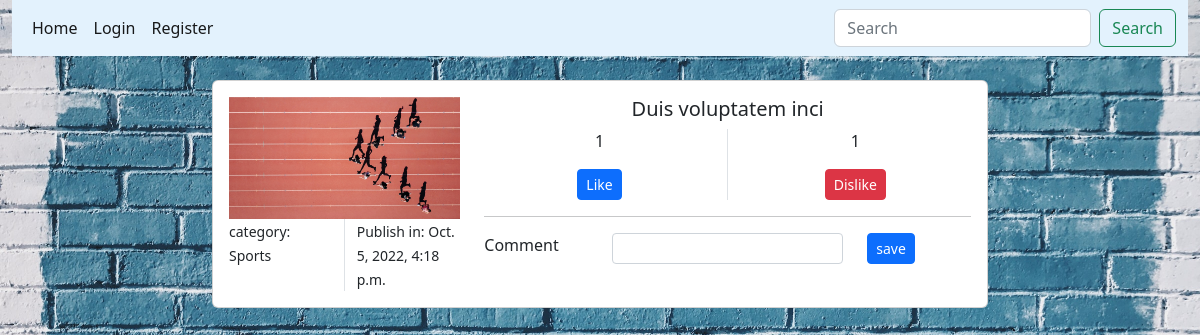
/post/1, run on the app's committed database.
### blog/models.py (models this page shows, shortened)
class Post(models.Model):
    title = models.CharField(max_length=60)
    image = models.ImageField(blank=True, null=True)
    content = models.CharField(max_length=255)
    category = models.ForeignKey('Category', related_name='posts', on_delete=models.CASCADE)
    user = models.ForeignKey(User, related_name='postuser', on_delete=models.CASCADE, blank=True, null=True)
    created_at = models.DateTimeField(auto_now_add=True, blank=True, null=True)
    likes = models.IntegerField(blank=True, null=True)
    dislikes = models.IntegerField(blank=True, null=True)
    class Meta:
        db_table = ''
        managed = True
        verbose_name = 'Post'
        verbose_name_plural = 'Posts'

class Category(models.Model):
    name = models.CharField(max_length=60)
    created_at = models.DateTimeField(auto_now_add=True, blank=True, null=True)
    user = models.ManyToManyField(User, blank=True, null=True)

### blog/views.py (the view)
# urls.py: path('post/<int:id>',post),
def post(request,id):
    post = Post.objects.get(pk=id)
    context={
        'post':post
    }
    return render(request,'post.html',context)

### templates/post.html (shortened to what this page needs)
{% extends "layout.html" %} {% block content %}
<div class="container mt-4">
    <div class="row justify-content-center">
        <div class="col-8">
            <div class="card">
                <div class="card-body">
                    <div class="row">
                        <div class="col-4">
                            <div class="row">
                                <img src="/media/{{post.image}}" class="card-img-top" alt="...">
                            </div>
                            <div class="row">
                                <div class="col-6 border-end">
                                    <small>category: {{post.category.name}}</small>
                                </div>
                                <div class="col-6">
                                    <small>Publish in: {{post.created_at}}</small>
                                </div>
                            </div>
                        </div>
                        <div class="col-8">
                            <div class="row">
                                <h5 class="text-center">{{post.title}}</h5>
                            </div>
                            <div class="row">
                                <div class="col-6 border-end">
                                    <p class="text-center">{{post.likes}}</p>
                                    <div class="text-center">
                                        <a href="/post/like/{{post.id}}" class="btn btn-primary btn-sm text-center">Like</a>
                                    </div>
                                </div>
                                <div class="col-6">
                                    <p class="text-center">{{post.dislikes}}</p>
                                    <div class="text-center">
                                        <a href="/post/dislike/{{post.id}}" class="btn btn-danger btn-sm">Dislike</a>
                                    </div>
                                </div>
                            </div>
                            <hr>
                            <div class="row">
                                <form action="/post/comment/store/" method="POST">
                                    <div class="row">
                                        <div class="col-3">
                                            <label for="">Comment</label>
                                        </div>
                                        <div class="col-6">
                                            <input type="text" class="form-control form-control-sm" name="comment">
                                        </div>
                                        <div class="col-3">
                                            <button type="submit" class="btn btn-primary btn-sm">save</button>
                                        </div>
                                    </div>
                                </form>
                            </div>
                        </div>
                    </div>
                </div>
            </div>
        </div>
    </div>
</div>
{% endblock content %}

### static/css/styles.css (style rules this page uses)
body { background: url("/static/imgs/main-bg.jpeg"); color: white; background-position: center; background-repeat: no-repeat; background-size: cover; height: 100vh; color: darkblue; }

### data on the page
Post: image (picture), category.name "Sports", created_at "Oct. 5, 2022, 4:18 p.m.", title "Duis voluptatem inci", likes "1", dislikes "1"
